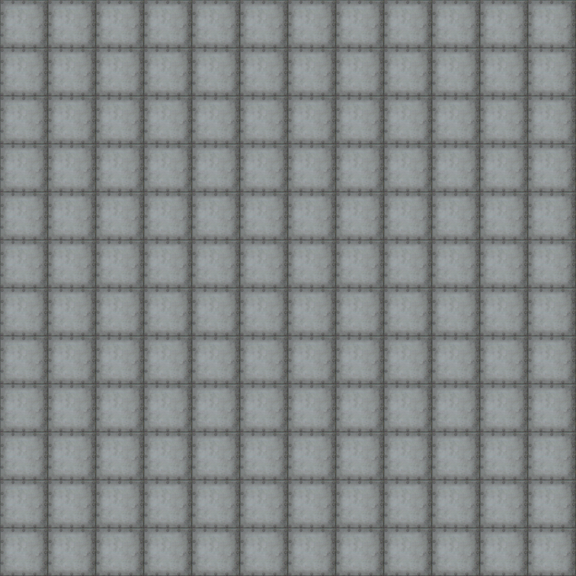

Below is a game level as drawn by its tile map, then a one-line description and the .tmx file that defines it, in full:
An orthogonal 12x12 tile map with 48x48 px tiles, 1 tile layer (Tile Layer 1).

<map version="1.2" tiledversion="1.2.2" orientation="orthogonal" renderorder="right-down" width="12" height="12" tilewidth="48" tileheight="48" infinite="0" nextlayerid="2" nextobjectid="1">
 <tileset firstgid="1" source="RoboRallyTiles.tsx" />
 <layer id="1" name="Tile Layer 1" width="12" height="12">
  <data encoding="csv">
5,5,5,5,5,5,5,5,5,5,5,5,
5,5,5,5,5,5,5,5,5,5,5,5,
5,5,5,5,5,5,5,5,5,5,5,5,
5,5,5,5,5,5,5,5,5,5,5,5,
5,5,5,5,5,5,5,5,5,5,5,5,
5,5,5,5,5,5,5,5,5,5,5,5,
5,5,5,5,5,5,5,5,5,5,5,5,
5,5,5,5,5,5,5,5,5,5,5,5,
5,5,5,5,5,5,5,5,5,5,5,5,
5,5,5,5,5,5,5,5,5,5,5,5,
5,5,5,5,5,5,5,5,5,5,5,5,
5,5,5,5,5,5,5,5,5,5,5,5
</data>
 </layer>
</map>
